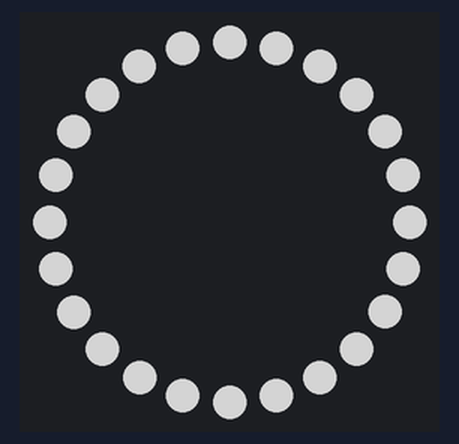
The program below on a simulated Adafruit Feather M0. On the bench: 24 RGB LEDs in a ring, first at the top, clockwise. Dim RGB values are drawn brighter than linear.

Above: at 0.1 s.
At 8.1 s:
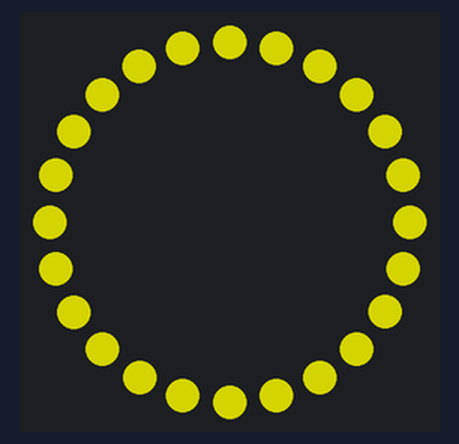
At 12.9 s:
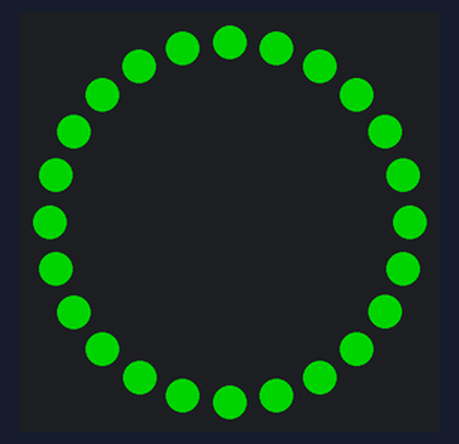
At 17.8 s:
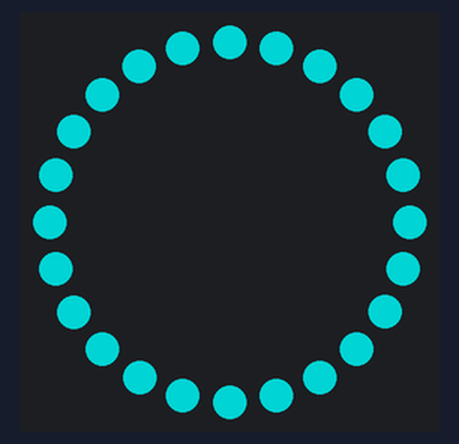
At 20.2 s:
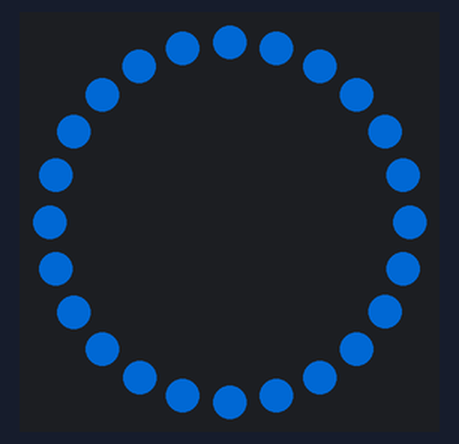
At 27.4 s:
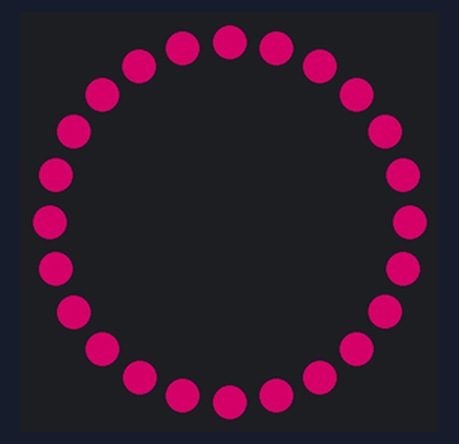

The program:

main.cpp
```cpp
#include <Arduino.h>
#include <Adafruit_NeoPixel.h>

// Define the output pin and pixel config for the NeoPixel ring
#define LED_PIN1 A0
#define LED_COUNT 24
#define RING_CYCLE_RATE 20
#define RING_FILL_RATE 50

// Initialize our NeoPixel Ring controller object
Adafruit_NeoPixel ring(LED_COUNT, LED_PIN1, NEO_GRB + NEO_KHZ800);

// Define our color selector swatch keys
#define BLACK       0
#define WHITE       1
#define RED         2
#define ORANGE      3
#define YELLOW      4
#define LIME        5
#define GREEN       6
#define MINT        7
#define CYAN        8
#define CORNFLOWER  9
#define BLUE       10
#define PURPLE     11
#define MAGENTA    12
#define PINK       13

// Define our color swatches
uint32_t colorSwatches [14] = {
  ring.Color(0, 0, 0),          // BLACK
  ring.Color(255, 255, 255),    // WHITE
  ring.Color(255, 0, 0),        // RED
  ring.Color(255, 127, 0),      // ORANGE
  ring.Color(255, 255, 0),      // YELLOW
  ring.Color(127, 255, 0),      // LIME
  ring.Color(0, 255, 0),        // GREEN
  ring.Color(0, 255, 127),      // MINT
  ring.Color(0, 255, 255),      // CYAN
  ring.Color(0, 127, 255),      // CORNFLOWER
  ring.Color(0, 0, 255),        // BLUE
  ring.Color(127, 0, 255),      // PURPLE
  ring.Color(255, 0, 255),      // MAGENTA
  ring.Color(255, 0, 127),      // PINK
};

/**
 * @brief Rainbow cycle along whole ring.
 *
 * @param wait duration (ms) between color cycling
 */
void rainbowCycle(uint16_t wait) {
  // Hue of first pixel runs 5 complete loops through the color wheel.
  for(long firstPixelHue = 0; firstPixelHue < 5*65536; firstPixelHue += 256) {
    for(int i=0; i<ring.numPixels(); i++) { // For each pixel in ring...
      // Offset pixel hue by an amount to make one full revolution
      int pixelHue = firstPixelHue + (i * 65536L / ring.numPixels());
      // ring.ColorHSV() can take 1 or 3 arguments: a hue (0 to 65535) or
      // optionally add saturation and value (brightness) (each 0 to 255).
      ring.setPixelColor(i, ring.gamma32(ring.ColorHSV(pixelHue)));
    }
    ring.show(); // Update strip with new contents
    delay(wait);
  }
}

/**
 * @brief Fills all pixels with the given color
 *
 * @param color the 32-bit RGB color to project
 * @param wait the duration (ms) to delay between filling pixels
 */
void fullColor(uint32_t color, uint8_t wait) {
  for(uint16_t i=0; i<ring.numPixels(); i++) {
    ring.setPixelColor(i, color);
    ring.show();
    delay(wait);
  }
}

/**
 * @brief Fills every-other pixel with the given Color
 *
 * @param color the 32-bit RGB color to project
 * @param offset the pixel offset for the first pixel (0,1)
 * @param wait the duration (ms) to delay between filling pixels
 */
void alternateColor(uint32_t color, uint8_t offset, uint8_t wait) {
  for(uint16_t j=offset; j<ring.numPixels(); j+=2) {
    ring.setPixelColor(j, color);
    ring.show();
    delay(wait);
  }
}

void setup() {
  ring.begin();           // INITIALIZE NeoPixel strip object
  ring.setBrightness(128);
  ring.show();
}

void loop() {
  fullColor(colorSwatches[WHITE], 0);
  ring.show();
  delay(2000);
  fullColor(colorSwatches[RED], RING_FILL_RATE);
  ring.show();
  delay(1200);
  fullColor(colorSwatches[ORANGE], RING_FILL_RATE);
  ring.show();
  delay(1200);
  fullColor(colorSwatches[YELLOW], RING_FILL_RATE);
  ring.show();
  delay(1200);
  fullColor(colorSwatches[LIME], RING_FILL_RATE);
  ring.show();
  delay(1200);
  fullColor(colorSwatches[GREEN], RING_FILL_RATE);
  ring.show();
  delay(1200);
  fullColor(colorSwatches[MINT], RING_FILL_RATE);
  ring.show();
  delay(1200);
  fullColor(colorSwatches[CYAN], RING_FILL_RATE);
  ring.show();
  delay(1200);
  fullColor(colorSwatches[CORNFLOWER], RING_FILL_RATE);
  ring.show();
  delay(1200);
  fullColor(colorSwatches[BLUE], RING_FILL_RATE);
  ring.show();
  delay(1200);
  fullColor(colorSwatches[MAGENTA], RING_FILL_RATE);
  ring.show();
  delay(1200);
  fullColor(colorSwatches[PINK], RING_FILL_RATE);
  ring.show();
  delay(1200);
  rainbowCycle(RING_CYCLE_RATE);
  ring.show();
  delay(2000);
}
```

Measured:
- what the display in image 5 shows lasts 1.2 s, from 27.4 s to 28.6 s
